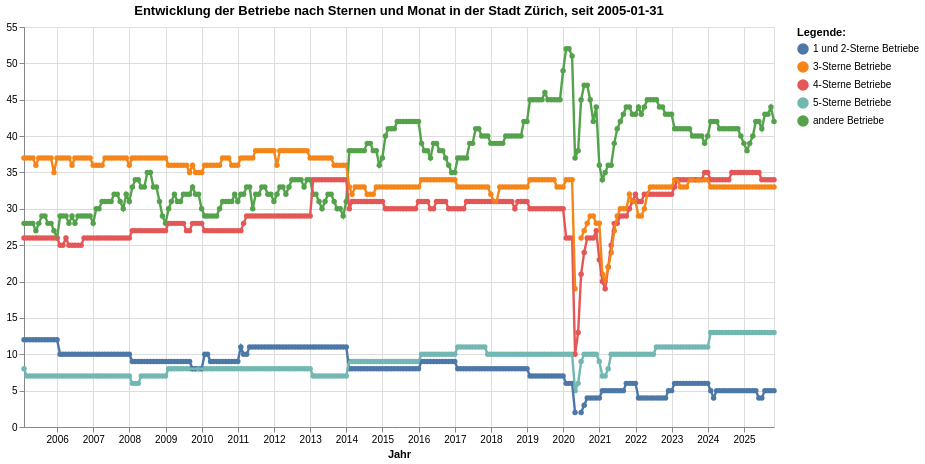

Notebook code for this chart:
### Markdown cell above
#### Entwicklung der Betriebe nach Sternen

### Code cell
grafik3 = mypy_dv.plot_altair_multiline_highlight(
    data = data2betested.reset_index().query('Sterne !="Total" and Kennzahl == "Betriebe"')
    ,x = 'Jahr_Monat_str:T'
    ,y = 'Anzahl:Q'
    ,x_beschriftung = 'Jahr'
    , y_beschriftung = ''
    ,category = "Sterne:N"
    ,category_beschriftung= 'Legende:'
    ,warning_status = "ignore" #always or ignore
    ,myTitle="Entwicklung der Betriebe nach Sternen und Monat in der Stadt Zürich, seit "+data_min_date
)
grafik3

### Figure 1 — Vega-Lite specification as saved in the notebook (floating-point values rounded to 4 significant figures; data arrays with more than 128 entries replaced by an {"elided": "..."} marker saying what was removed)
{"config": {"view": {"continuousWidth": 300, "continuousHeight": 300}}, "layer": [{"mark": {"type": "circle"}, "encoding": {"color": {"field": "Sterne", "legend": {"orient": "right", "title": "Legende:"}, "scale": {"scheme": "tableau10"}, "type": "nominal"}, "opacity": {"value": 1.3}, "tooltip": [{"field": "Jahr_Monat_str", "type": "temporal"}, {"field": "Sterne", "type": "nominal"}, {"field": "Anzahl", "type": "quantitative"}], "x": {"axis": {"title": "Jahr"}, "field": "Jahr_Monat_str", "type": "temporal"}, "y": {"axis": {"title": ""}, "field": "Anzahl", "type": "quantitative"}}, "name": "view_3", "title": "Entwicklung der Betriebe nach Sternen und Monat in der Stadt Zürich, seit 2005-01-31"}, {"mark": {"type": "line"}, "encoding": {"color": {"field": "Sterne", "legend": {"orient": "right", "title": "Legende:"}, "scale": {"scheme": "tableau10"}, "type": "nominal"}, "strokeWidth": {"condition": {"test": {"not": {"param": "param_3"}}, "value": 1.2}, "value": 2.4}, "tooltip": [{"field": "Jahr_Monat_str", "type": "temporal"}, {"field": "Sterne", "type": "nominal"}, {"field": "Anzahl", "type": "quantitative"}], "x": {"axis": {"title": "Jahr"}, "field": "Jahr_Monat_str", "type": "temporal"}, "y": {"axis": {"title": ""}, "field": "Anzahl", "type": "quantitative"}}, "title": "Entwicklung der Betriebe nach Sternen und Monat in der Stadt Zürich, seit 2005-01-31"}], "data": {"name": "data-faad868d4e7e60c5b9585563d08aeeb3"}, "height": 400, "params": [{"name": "param_3", "select": {"type": "point", "fields": ["Sterne:N"], "nearest": true, "on": "pointerover"}, "views": ["view_3"]}], "width": 750, "$schema": "https://vega.github.io/schema/vega-lite/v5.8.0.json", "datasets": {"data-faad868d4e7e60c5b9585563d08aeeb3": {"elided": "1250 records"}}}
